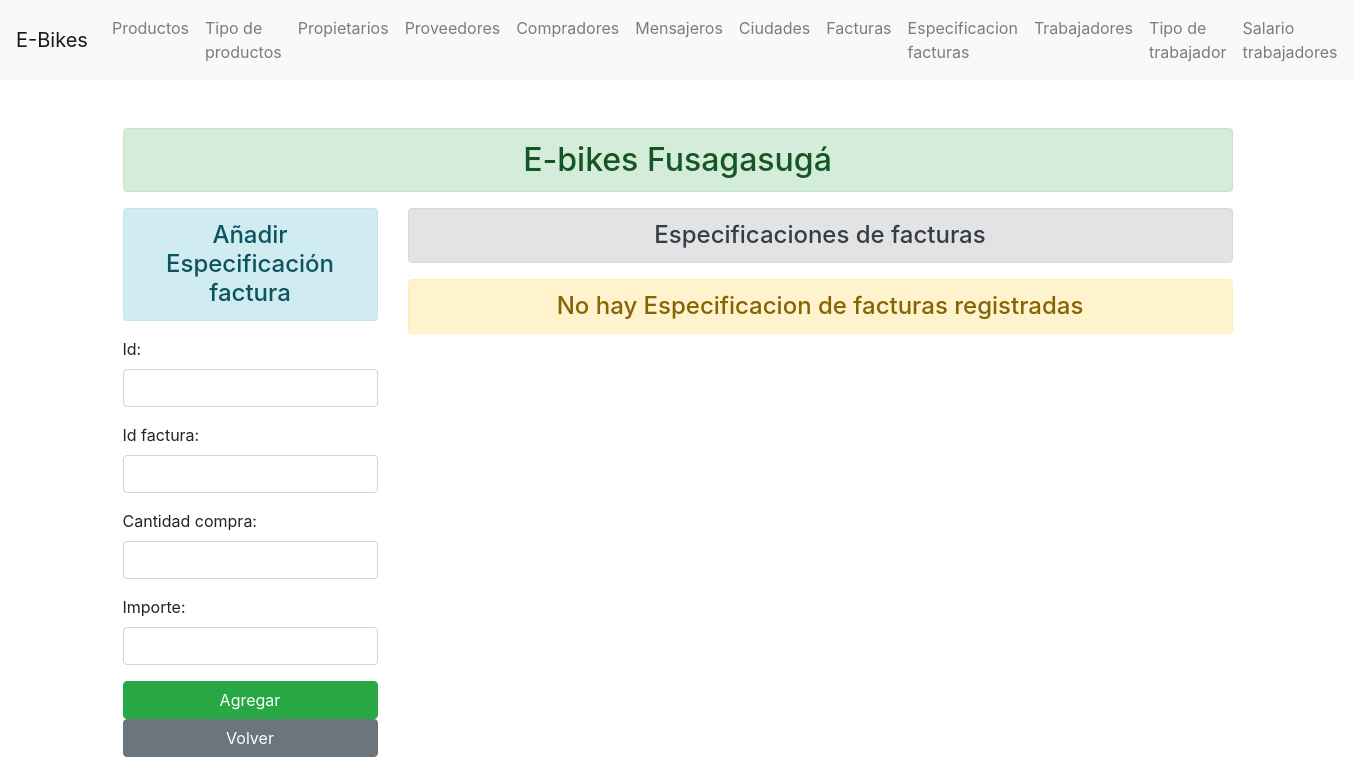
Page /especificacionfactura/ on the earlier database version.
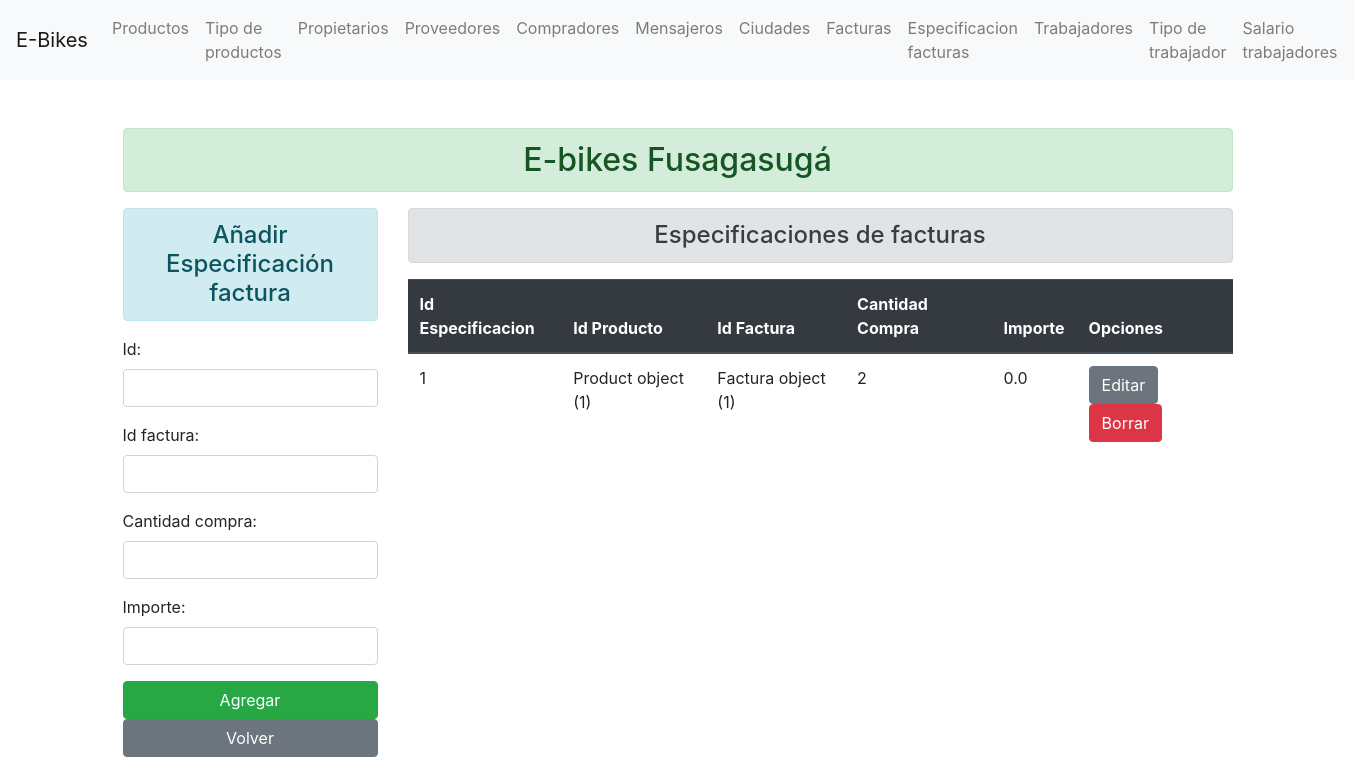
Same page on the later database version.
### enroll/models.py (models this page shows)
class Especificacion_Factura(models.Model):
    id_especificacion = models.AutoField(auto_created=True, primary_key=True)
    id = models.ForeignKey(Product, on_delete=models.CASCADE)
    id_factura = models.ForeignKey(Factura, on_delete=models.CASCADE)
    cantidad_compra = models.IntegerField()
    importe = models.FloatField()

class Product(models.Model):
    id = models.AutoField(auto_created=True, primary_key=True)
    id_tipo = models.ForeignKey(Tipo_Producto, on_delete=models.CASCADE)
    id_proveedor = models.ForeignKey(Proveedor, on_delete=models.CASCADE)
    nombre_producto = models.CharField(max_length=70)
    cantidad_producto = models.PositiveIntegerField()
    descripcion_producto = models.CharField(max_length=300)
    precio_unit = models.FloatField()

class Factura(models.Model):
    id_factura = models.AutoField(auto_created=True, primary_key=True)
    id = models.ForeignKey(Product, on_delete=models.CASCADE)
    cedula_comprador = models.ForeignKey(Comprador, on_delete=models.CASCADE)
    cedula_mensajero = models.ForeignKey(Mensajero, on_delete=models.CASCADE)
    fecha_emision = models.DateTimeField(auto_now_add=True)
    subtotal = models.FloatField()
    iva = models.FloatField()
    total = models.FloatField()

### enroll/views.py (the view)
# urls.py: path('especificacionfactura/', views.add_especificacionfactura, name="addespecificacionfactura" ),
def add_especificacionfactura(request):
    if request.method == 'POST':
        fm = Especificacion_FacturaRegistration(request.POST)
        if fm.is_valid():
            ie = fm.cleaned_data['id_especificacion']
            ip = fm.cleaned_data['id']
            ic = fm.cleaned_data['id_factura']
            cc = fm.cleaned_data['cantidad_compra']
            im = fm.cleaned_data['importe']
            reg = Especificacion_Factura(id_especificacion=ie, id=ip, id_factura=ic, cantidad_compra=cc, importe=im)
            reg.save()
            fm = Especificacion_FacturaRegistration()
    else:
        fm = Especificacion_FacturaRegistration()
    especificacionfactura_add = Especificacion_Factura.objects.all()
    return render(request, 'enroll/addespecificacionfactura.html', {'form':fm, 'especificacionfactura':especificacionfactura_add})

### enroll/forms.py
class Especificacion_FacturaRegistration(forms.ModelForm):
    class Meta:
        model = Especificacion_Factura
        fields = ['id_especificacion', 'id', 'id_factura', 'cantidad_compra', 'importe']
        widgets = {
            'id': forms.NumberInput(attrs={'class':'form-control'}),
            'id_factura': forms.NumberInput(attrs={'class':'form-control'}),
            'cantidad_compra': forms.NumberInput(attrs={'class':'form-control'}),
            'importe': forms.NumberInput(attrs={'class':'form-control'}),
        }

### enroll/templates/enroll/addespecificacionfactura.html (shortened to what this page needs)
{% extends 'enroll/base.html' %}
{% block content  %}
    <div class="row">
        <div class="col-sm-3">
            <h4 class="text-center alert alert-info">Añadir Especificación factura</h4>
            <form action=" " method="POST">
                {{form.as_p}}
                <input type="submit" class="btn btn-success btn-block" value="Agregar" >
            </form>
            <a class="btn btn-secondary btn-block" href="/">Volver</a>
        </div>
        <div class="col-sm-9">
            <h4 class="text-center alert alert-secondary">Especificaciones de facturas</h4>
            {% if especificacionfactura %}
                <table class="table">
                    <thead class="thead-dark">
                    <tr>
                        <th scope="col">Id Especificacion</th>
                        <th scope="col">Id Producto</th>
                        <th scope="col">Id Factura</th>
                        <th scope="col">Cantidad Compra</th>
                        <th scope="col">Importe</th>
                        <th scope="col">Opciones</th>
                    </tr>
                    </thead>
                    <tbody>
                        {% for especificacionfacturas in especificacionfactura %}
                        <tr>
                            <td>{{especificacionfacturas.id_especificacion}}</td>
                            <td>{{especificacionfacturas.id}}</td>
                            <td>{{especificacionfacturas.id_factura}}</td>
                            <td>{{especificacionfacturas.cantidad_compra}}</td>
                            <td>{{especificacionfacturas.importe}}</td>
                            <td>
                                <a href="{% url 'updateespecificacionfactura' especificacionfacturas.id_especificacion %}" class="btn btn-secondary bt-sm" >Editar</a>
                                <form action="{% url 'deleteespecificacionfactura' especificacionfacturas.id_especificacion %}" method="post" class="d-inline"> {% csrf_token %}
                                    <input type="submit" class="btn btn-danger bt-sm" value="Borrar">
                                </form>
                            </td>
                        </tr>
                        {% endfor %}
                    </tbody>
                </table>
            {% else %}
                <h4 class="text-center alert alert-warning">No hay Especificacion de facturas registradas</h4>
            {%  endif %}
        </div>
    </div>
{% endblock content  %}

Differences in the rows shown:
added Especificacion_Factura: id_especificacion "1", id "Product object (1)", id_factura "Factura object (1)", cantidad_compra "2", importe "0.0"
Other differences:
text no longer shown: "No hay Especificacion de facturas registradas"
text now shown: "Id Especificacion Id Producto Id Factura Cantidad Compra Importe Opciones"
